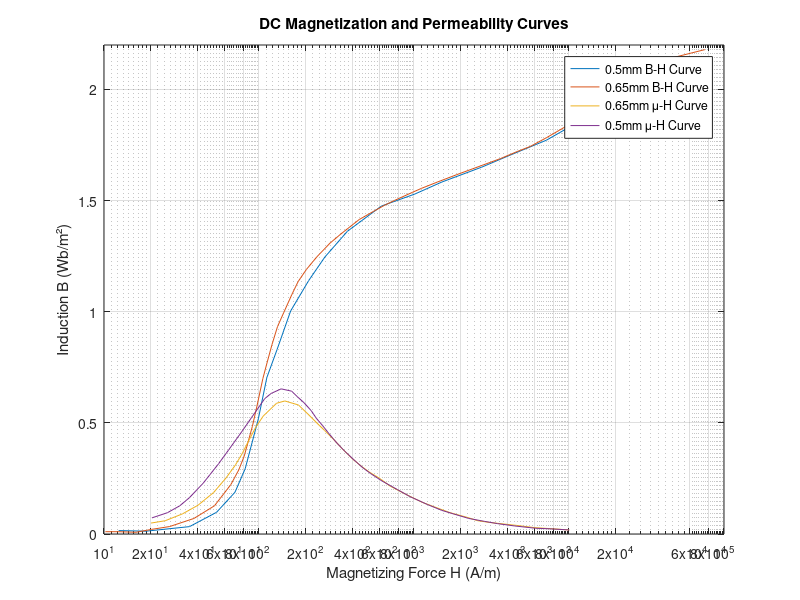

Recreate this plot in MATLAB.
% % Induction (B) değerleri
% B = [0.5, 0.6, 0.8, 1.0, 1.2, 1.5, 1.8]; % Wb/m²
% 
% % Core Loss (W/kg) değerleri
% CoreLoss_50Hz = [1.0, 1.5, 2.5, 4.0, 6.0, 10.0, 15.0]; % 50 Hz için
% CoreLoss_60Hz = [1.5, 2.0, 3.0, 5.0, 7.5, 12.0, 18.0]; % 60 Hz için
% 
% % Grafik çizimi
% figure;
% loglog(B, CoreLoss_50Hz, 'LineWidth', 1.5, 'DisplayName', '50 Hz');
% hold on;
% loglog(B, CoreLoss_60Hz, 'LineWidth', 1.5, 'DisplayName', '60 Hz');
% hold off;
% 
% % Eksen ayarları
% xlabel('Induction B (Wb/m²)');
% ylabel('Core Loss (W/kg)');
% title('Core Loss Curves for RM 23 (0.64 mm)');
% xlim([0.3, 3.0]); % Induction ekseni sınırları
% ylim([0.1, 50.0]); % Core Loss ekseni sınırları
% set(gca, 'XTick', [0.5, 1.0, 1.5, 2.0]); % Induction ekseninde işaretleme
% set(gca, 'YTick', [0.1 0.2 0.4 0.6 0.8 1.0, 2.0, 5.0, 10.0, 20.0]); % Core Loss ekseninde işaretleme
% grid on;
% legend('show', 'Location', 'Best');

% First set of data points
H1 = [12.430365274053568, 18.677423950235553, 35.60871726347042, 53.226740787053664, 69.97816574341408, 81.45095226742555, 99.02233712442103, 112.38195825078303, 130.87055238160016, 159.99163601902308, 209.15039550776743, 265.8960411390246, 371.824622315282, 616.0691099694535, 1012.4284548800032, 1512.9759448283467, 2735.057691372861, 4087.0288725105984, 7142.172647721048, 12404.234964229807, 21705.753979094763, 40057.57482266471, 63625.07885379];
B1 = [0.015429143284853009, 0.012733656164321427, 0.0332037598369026, 0.09762533134286322, 0.18789656726725346, 0.29369015668743925, 0.5182145323568452, 0.7040376479929202, 0.8304820547599647, 1.003377484813021, 1.1401149620170457, 1.2458838221975939, 1.3619514595627307, 1.4753901885294374, 1.529459719873128, 1.58355588270566, 1.6505055434022966, 1.7020203540664711, 1.7715608781774796, 1.8669168262212645, 1.9932470980361345, 2.073097812826949, 2.1220141510799397];

% Second set of data points
H2 = [10.205552573464157, 12.339874735324674, 16.076280197404753, 20.24570210776065, 26.555419499748695, 38.042153685188964, 51.619400955188915, 65.89481633551505, 73.94773727047578, 80.21784425754763, 84.69056916178766, 90.63378821399704, 96.99407675873832, 105.93435309662638, 112.60207450854466, 121.32407276674124, 131.611269433386, 144.72054570075363, 162.40665785650492, 178.58334055751305, 201.7716234641252, 235.83419413585975, 287.0955821391138, 337.8459397948496, 443.1380354104895, 546.8267847423318, 647.8694203560513, 747.038787498094, 973.2355573893834, 1114.6233316418848, 1413.256244605962, 1891.8110655794667, 2747.1394584231675, 3627.826752111874, 4631.107163273848, 5637.73379793594, 7148.210762484681, 9187.157224641393, 12896.045411161107, 15487.640972395759, 18225.416708045534, 21740.056952118965, 25410.15789904801, 33329.41475541192, 48398.35862398785, 75212.26365626234];
B2 = [0.010365135453474394, 0.010365135453474394, 0.007773851590105796, 0.020730270906949233, 0.033686690223792226, 0.06996466431095394, 0.12697290930506444, 0.22285041224970525, 0.287632508833922, 0.34982332155477014, 0.40942285041224924, 0.4845700824499408, 0.5752650176678442, 0.6996466431095403, 0.7696113074204944, 0.852532391048292, 0.9328621908127206, 0.9976442873969373, 1.0753828032979975, 1.1349823321554768, 1.189399293286219, 1.2464075382803297, 1.3085983510011778, 1.3500588928150765, 1.4148409893992933, 1.4511189634864545, 1.4796230859835098, 1.5003533568904592, 1.5366313309776207, 1.5547703180212014, 1.5832744405182566, 1.6169611307420493, 1.658421672555948, 1.689517078916372, 1.720612485276796, 1.7439340400471142, 1.7828032979976443, 1.8268551236749115, 1.8916372202591283, 1.9305064782096584, 1.9745583038869257, 2.010836277974087, 2.04452296819788, 2.0937573616018845, 2.145583038869258, 2.1792697290930505];

% Third set of data points
H3 = [20.108854619441903, 24.8140747074768, 32.109045327240565, 40.43660341058497, 50.923933699073146, 61.15763219558316, 70.51903048076335, 78.0708583685691, 84.69056916178766, 95.04049492717938, 106.65527183726564, 129.83807317901227, 146.69699161745848, 179.79865998138723, 207.32043946828185, 243.96881411049887, 264.6551883316156, 301.0544605449271, 344.79045003077437, 402.99709410429324, 455.32454301111625, 517.9474679231213, 597.2296828153303, 702.8029548931047, 885.0765905110784, 1129.8457226425571, 1356.900068864557, 1708.815363187469, 2196.2356638780725, 2584.4678498546846, 3082.8638459584854, 4568.712340164284, 6033.365652235667, 7913.707069169874, 10033.968979468671];
B3 = [0.04923439340400426, 0.0595995288574791, 0.09069493521790317, 0.12956419316843304, 0.18657243816254399, 0.2513545347467603, 0.31095406360424027, 0.3627797408716136, 0.41201413427561784, 0.4793875147232036, 0.5312131919905769, 0.5882214369846877, 0.5985865724381623, 0.5804475853945816, 0.5389870435806827, 0.48975265017667824, 0.46643109540635996, 0.4275618374558299, 0.3835100117785628, 0.3368669022379267, 0.30577149587750263, 0.27726737338044716, 0.2513545347467603, 0.21507656065959901, 0.17879858657243775, 0.14252061248527648, 0.12179034157832724, 0.09587750294464037, 0.07514723203769069, 0.0595995288574791, 0.051825677267373305, 0.03886925795052987, 0.02850412249705503, 0.023321554770317388, 0.01813898704358019];

H4 = [20.383480889055257, 25.669985651635066, 30.82863845958485, 35.54757790915431, 43.56876581570786, 48.23451091289964, 54.868429952471466, 63.697694169952996, 78.0708583685691, 89.41268082347761, 108.84759839723256, 119.68947572712963, 138.94954943731375, 162.40665785650492, 177.37623588508475, 195.04397884884565, 217.40056952118965, 234.24011174961342, 257.5718397319121, 283.2275485498322, 317.840423763892, 356.6832940357001, 408.50081824539325, 467.84618539059886, 525.0210672734237, 622.0344431179003, 783.3605710707136, 940.7850926280021, 1225.646538480133, 1512.4324754629122, 1791.8996994039753, 2256.6331934781306, 2841.8964362799697, 3459.6166800258325, 4446.433300931541, 6074.424725526637, 7546.775204025551, 10033.968979468671];
B4 = [0.07255594817432254, 0.09587750294464037, 0.12697290930506444, 0.1632508833922257, 0.2280329799764429, 0.26690223792697276, 0.316136631330977, 0.3783274440518256, 0.4638398115429916, 0.5234393404004707, 0.6089517078916371, 0.6322732626619549, 0.6530035335689042, 0.6426383981154296, 0.6167255594817429, 0.5908127208480562, 0.5545347467608948, 0.5208480565371023, 0.4871613663133094, 0.45088339222614815, 0.40942285041224924, 0.37314487632508797, 0.33427561837455766, 0.29799764428739683, 0.27208480565370996, 0.2383981154299173, 0.19952885747938698, 0.1684334511189629, 0.13215547703180164, 0.10624263839811476, 0.09069493521790317, 0.06996466431095394, 0.0570082449941105, 0.04664310954063566, 0.036277974087160825, 0.02591283863368643, 0.023321554770317388, 0.01813898704358019];

% Plotting the data
figure;
semilogx(H1, B1, 'DisplayName', '0.5mm B-H Curve');
hold on;
semilogx(H2, B2, 'DisplayName', '0.65mm B-H Curve');
hold on;
semilogx(H3, B3, 'DisplayName', '0.65mm μ-H Curve');
hold on;
semilogx(H4, B4, 'DisplayName', '0.5mm μ-H Curve');
xlabel('Magnetizing Force H (A/m)');
ylabel('Induction B (Wb/m²)');
title('DC Magnetization and Permeability Curves');
legend('Location', 'best');

% Set the x-axis to log scale and y-axis to linear scale (default)
set(gca, 'XScale', 'log');

% Set limits for y-axis in linear scale
ylim([0, 2.2]); % Induction axis limits

% Set limits for x-axis in log scale
xlim([10 100000]); % Magnetizing Force axis limits

% Set the ticks for the x-axis (log scale) and y-axis (linear scale)
set(gca, 'XTick', [10 20 40 60 80 1e2 2e2 4e2 6e2 8e2 1e3 2e3 4e3 6e3 8e3 1e4 2e4 6e4 8e4 1e5]);

grid on;
